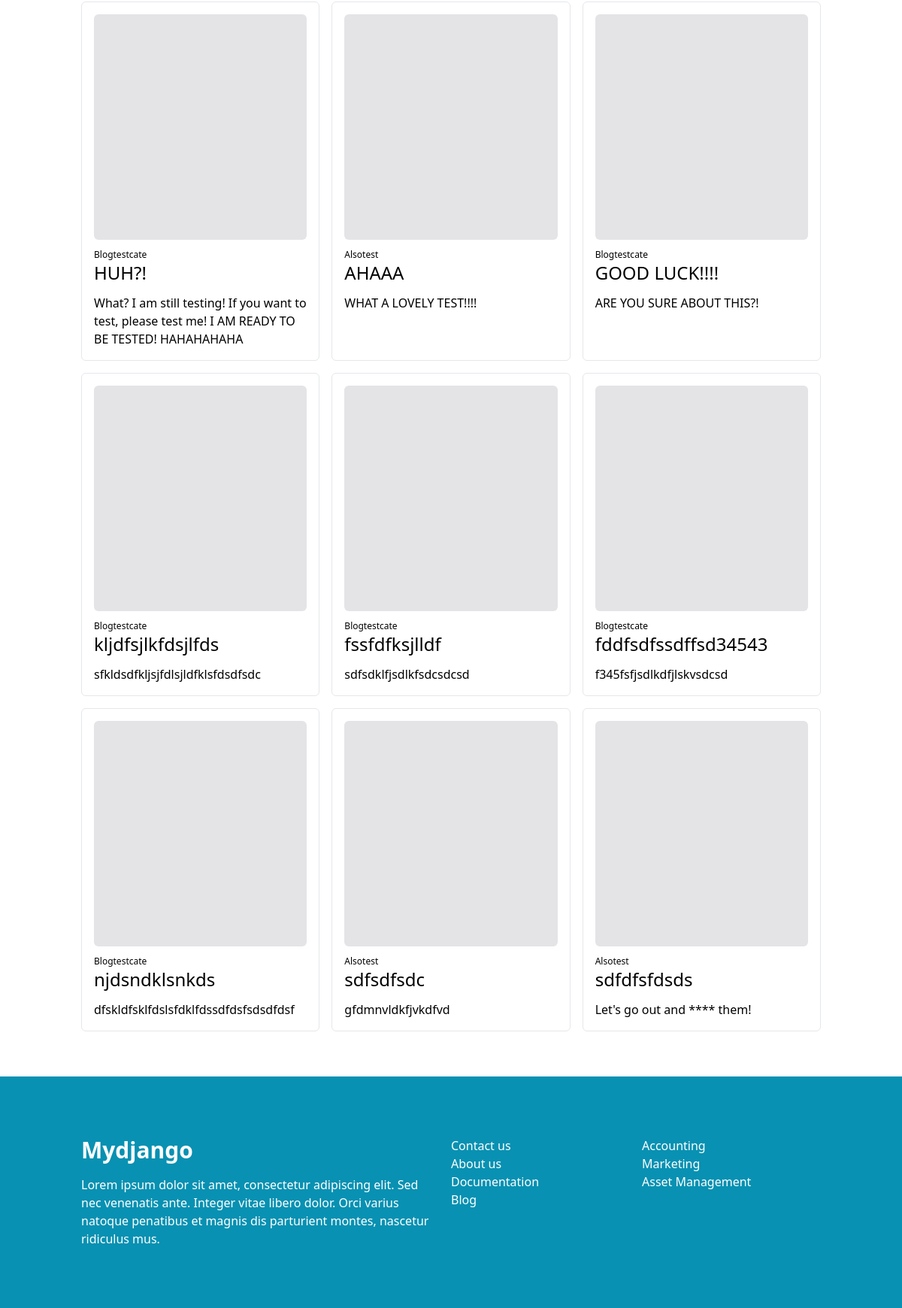
The app's page /blogs/ (lower part), older data.
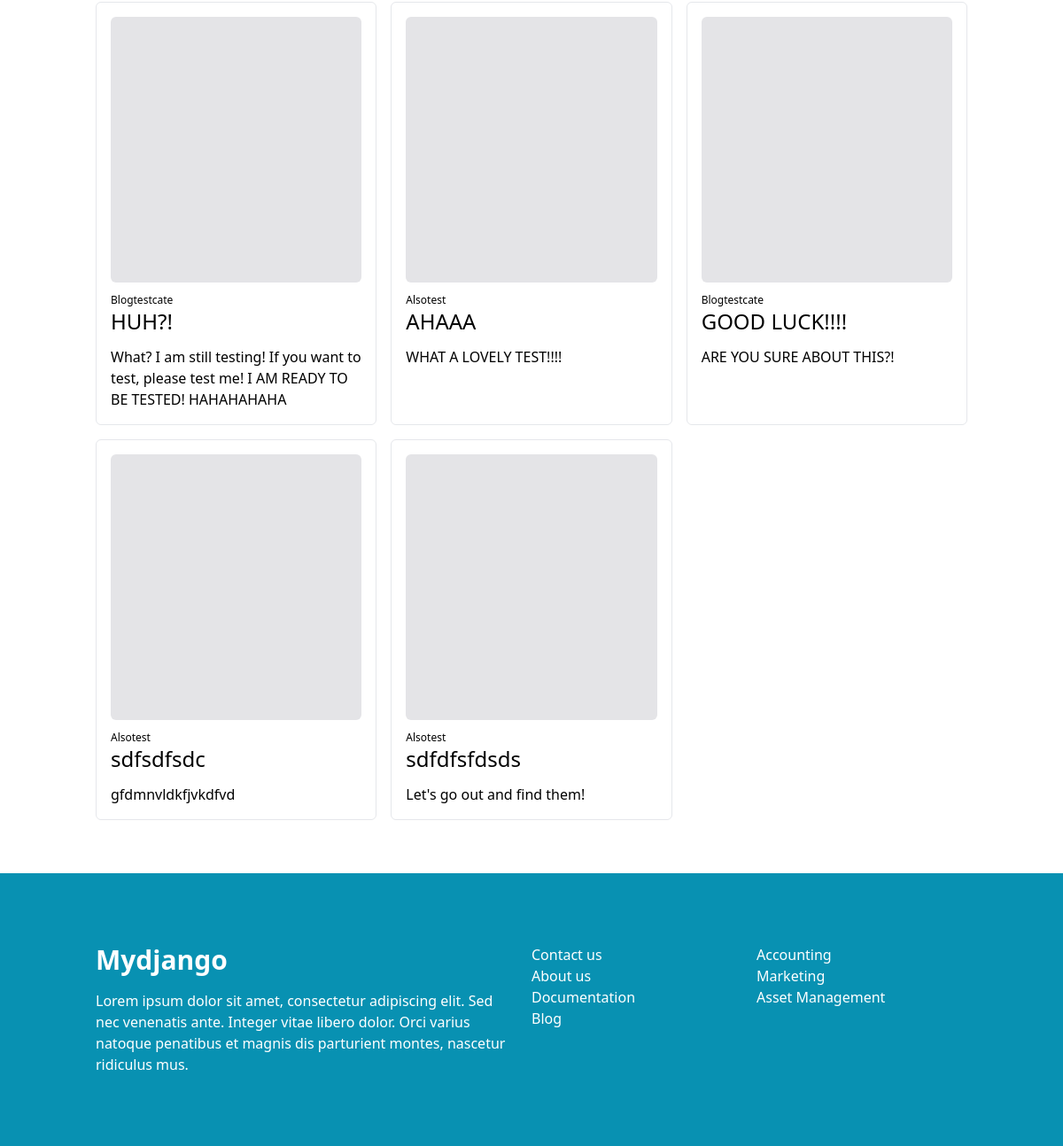
The same page, newer data.
### blogadmin/models.py (models this page shows, shortened)
class BlogPost(models.Model):
    title = models.CharField(max_length=255)
    content = models.TextField()
    status = models.CharField(max_length=255, choices=STATUS_CHOICE, default=1)
    category = models.ForeignKey(BlogCategory, related_name='title', on_delete=models.CASCADE)
    image = models.ImageField(upload_to='posts',blank=True)
    created_at = models.DateTimeField(auto_now_add=True)
    updated_at = models.DateTimeField(auto_now=True)

class BlogCategory(models.Model):
    category = models.CharField(max_length=255, unique=True)
    class Meta:
        verbose_name_plural = "Blog categories"
    def __str__(self):
        return self.category

### blogadmin/views.py (the view)
# urls.py: path("", views.first_page),
def first_page(request):
    output = BlogPost.objects.filter(status='published')
    total_post = BlogPost.objects.count()
    return render(request, "blog-page.html", {"blogs": output})

### blogadmin/templates/blog-page.html (shortened to what this page needs)
{% extends "base.html" %}
{% block content %}
  <div class='grid md:grid-cols-2 lg:grid-cols-3 gap-4'>
    {% for blog in blogs %}
      <a href={{ blog.id }} class='blogs'>
        <div class='border p-4 rounded-md blog-card'>
          {% if blog.image %}
            <img class='rounded-md h-[300px] w-full object-cover' src="{{ blog.image.url }}" alt="{{ blog.image.url }}">
          {% else %}
            <div class='bg-zinc-200 rounded-md w-full h-[300px]'></div>
          {% endif %}
          <h4 class='text-xs mt-3'>{{ blog.category }}</h4>
          <h1 class='mb-3 text-2xl font-medium'>{{ blog.title }}</h1>
          <p>{{ blog.content }} </p>
        </div>
      </a>
    {% endfor %}
  </div>
{% endblock %}

### webtemplate/templates/base.html (shortened to what this page needs)
{% load static %}
<!DOCTYPE html>
<html lang="en">
<head>
  <link href="{% static 'style.css' %}" rel="stylesheet">
  <script src='https://cdn.tailwindcss.com'></script>
</head>
<body>
  <div class='container main-body'>
    {% block content %}
    {% endblock %}
  </div>
  <footer class='py-20 bg-cyan-600 text-white'>
    <div class='container flex justify-between gap-x-4'>
      <div class='flex flex-col gap-y-4 w-1/2'>
        <h1 class='text-3xl font-bold'>Mydjango</h1>
        <p>Lorem ipsum dolor sit amet, consectetur adipiscing elit. Sed nec venenatis ante. Integer vitae libero dolor. Orci varius natoque penatibus et magnis dis parturient montes, nascetur ridiculus mus.</p>
      </div>
      <div class='w-1/4'>
        <ul>
          <li>Contact us</li>
          <li>About us</li>
          <li>Documentation</li>
          <li>Blog</li>
        </ul>
      </div>
      <div class='w-1/4'>
        <ul>
          <li>Accounting</li>
          <li>Marketing</li>
          <li>Asset Management</li>
        </ul>
      </div>
    </div>
  </footer>
</body>
</html>

### webtemplate/static/style.css (style rules this page uses)
:root { --header-height:80px }
.container { margin:auto; padding:0 20px; }
.main-body { margin-top:var(--header-height); padding:60px 20px; }
.blog-card { height:100%; }

Row changes from the older to the newer data that the page shows:
removed BlogPost: category "Blogtestcate", title "kljdfsjlkfdsjlfds", content "sfkldsdfkljsjfdlsjldfklsfdsdfsdc"
removed BlogPost: category "Blogtestcate", title "fssfdfksjlldf", content "sdfsdklfjsdlkfsdcsdcsd"
removed BlogPost: category "Blogtestcate", title "fddfsdfssdffsd34543", content "f345fsfjsdlkdfjlskvsdcsd"
removed BlogPost: category "Blogtestcate", title "njdsndklsnkds", content "dfskldfsklfdslsfdklfdssdfdsfsdsdfdsf"
changed BlogPost "sdfdfsfdsds": content "Let's go out and **** them!" → "Let's go out and find them!"
